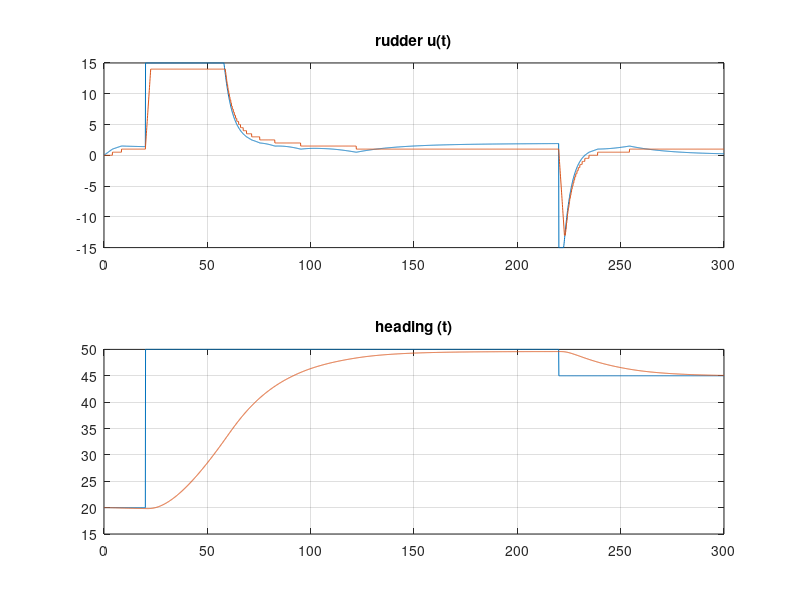

The MATLAB source for this figure:
clear

%close all

f_dist_rd = 1*1*1;


L = 67;
V0 = 10*0.514;
V1 = 5*0.514;
tmax = 5*60;
rd = 35;
Tv = 100;    
T1 = 20;
Kw = 1.5/30;
%ap_coeffs = [4, 12, 0.003];
ap_coeffs = [4, 100, 0.003];
  

rdmax = 15;
rdmaxrate = 5; 


dt = 0.1;
T1_ = T1*V0/L;
Kw_ = Kw*L/V0;

t = 0:dt:tmax;
arda  =[];


testmodel =0;
if testmodel==1,
% T1*dw/dt+w=Kw*delta


w = 0;
V = V0;
aV = [];
aw = [];
aphi=[];
phi = 0;
for i=1:length(t),
  V = V+dt*(V1-V)/Tv;
  T1_now = T1_*L/V;
  Kw_now = Kw_*V/L;
  dw_dt = 1/T1_now*(Kw_now*rd-w);
  w = w+dw_dt*dt;
  phi = phi+w*dt;
  aw=[aw, w];
  aV=[aV, V];
  aphi=[aphi, phi];
end

figure(1)
subplot(411), plot(t, aV);grid, title('V')
subplot(412), plot(t, aw); grid, title('w')
subplot(413), plot(t, aphi);grid, title('phi')
subplot(414), plot(t, (aw*pi/180*L)./aV);grid, title('w_')

end


%ap





phi = 20;
phides = phi;
intdphi = 0;
intdw = 0;
w  =0;

wmax  = 60/60;
 
rd_actual = 0;

awu=[];
au=[];
aphiu = [];
awdes=[];
phidesold = phi;
aphides=[];
for i=1:length(t),
  V = V0;
  T1_now = T1_*L/V;
  Kw_now = Kw_*V/L;
  if t(i)>20,
    phides = 50;
  endif
  if t(i)>220,
    phides = 45;
  endif

  if phides!=phidesold,
    intdphi  = 0;
    intdw  = 0;
    phidesold = phides;
  endif

  dphi = (phides-phi);  %-180..180


  intdphi = intdphi+dphi*dt;

  if abs(dphi)>3,
    intdphi = 0;
  endif

  wdes=0;
  dw = wdes-w;
  rd = ap_coeffs(1)*dphi+ap_coeffs(2)*dw+ap_coeffs(3)*intdphi;


  if rd>rdmax,
   rd = rdmax;
  elseif rd<-rdmax,
   rd = -rdmax;
  end

 
  drd_dt = 0;
  err_rd = rd - rd_actual;
  if err_rd > 1, 
    drd_dt = rdmaxrate; 
  elseif err_rd <-1, 
    drd_dt = -rdmaxrate; 
  end
  rd_actual = rd_actual + drd_dt*dt;

  dw_dt = 1/T1_now*(Kw_now*(rd_actual-f_dist_rd)-w);
  phi = phi+w*dt;
  w = w+dw_dt*dt;
  awu=[awu, w];
  awdes = [awdes,wdes];
  au=[au, rd];
  arda =[arda, rd_actual];
  aphiu=[aphiu, phi];
  aphides = [aphides,phides];
end

figure(2)
subplot(211), plot(t, au, t, arda);grid, title('rudder u(t)')
hold on
%subplot(312), plot(t, awu, t, awdes);grid, title('w')
subplot(212),
%if k==1, 
plot(t, aphides);
%end
title('heading (t)')
grid on
hold on

plot(t,aphiu);

